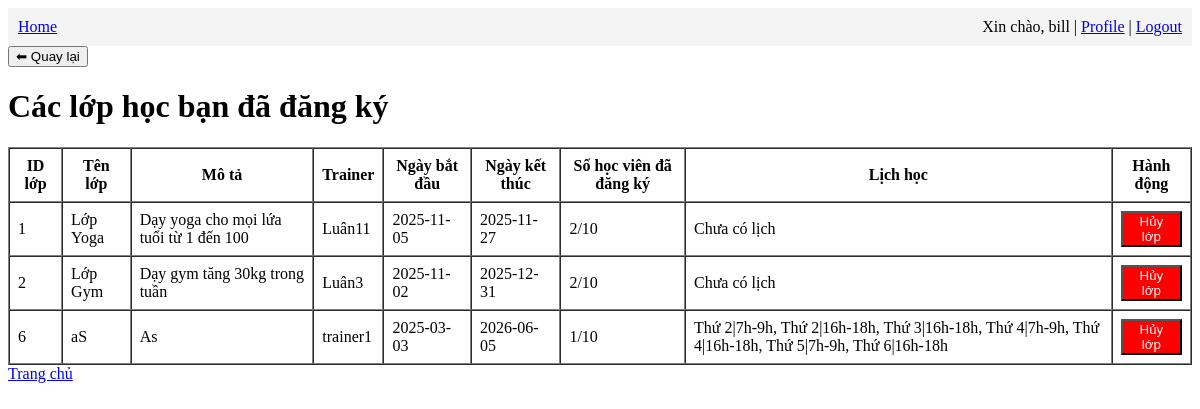
The page /user/user_class (signed in) on the database its author committed.
### app/models.py (models this page shows, shortened)
class User(UserMixin, db.Model):
    id: so.Mapped[int] = so.mapped_column(primary_key=True)
    username: so.Mapped[str] = so.mapped_column(sa.String(64), index=True,unique=True)
    email: so.Mapped[str] = so.mapped_column(sa.String(120), index=True,unique=True)
    password_hash: so.Mapped[Optional[str]] = so.mapped_column(sa.String(256))
    role = db.Column(db.String(20), default=Role.MEMBER)
    qr_secret = db.Column(db.String(64))

class Class(db.Model):
    id = db.Column(db.Integer, primary_key=True)
    name = db.Column(db.String(128), nullable=False)
    description = db.Column(db.Text)
    trainer_name = db.Column(db.String(128))
    start_date = db.Column(db.Date)
    end_date = db.Column(db.Date)
    schedule = db.Column(db.Text)

### app/user/routes.py (the view)
@bp.route('/user_class')
@login_required
def user_class():
    registered = (
        db.session.query(Class)
        .join(UserClass)
        .filter(UserClass.user_id == current_user.id)
        .all()
    )
    class_data = []
    for c in registered:
        count = UserClass.query.filter_by(class_id=c.id).count()
        class_data.append({
            "class": c,
            "count": count
        })
    return render_template('user/user_class.html', classes=class_data)

### app/models.py (called while the page is built)
@login.user_loader
def load_user(id):
    return db.session.get(User, int(id))

### app/user/templates/user/user_class.html (shortened to what this page needs)
{% extends "base.html" %}
{% block content %}
<h1>Các lớp học bạn đã đăng ký</h1>
{% if classes %}
<table border="1" cellpadding="8" cellspacing="0">
    <tr>
        <th>ID lớp</th>
        <th>Tên lớp</th>
        <th>Mô tả</th>
        <th>Trainer</th>
        <th>Ngày bắt đầu</th>
        <th>Ngày kết thúc</th>
        <th>Số học viên đã đăng ký</th>
        <th>Lịch học</th>
        <th>Hành động</th>
    </tr>
    {% for item in classes %}
    <tr>
        <td>{{ item.class.id }}</td>
        <td>{{ item.class.name }}</td>
        <td>{{ item.class.description }}</td>
        <td>{{ item.class.trainer_name }}</td>
        <td>{{ item.class.start_date }}</td>
        <td>{{ item.class.end_date }}</td>
        <td>{{ item.count }}/10</td>
        <td>
            {% if item.class.schedule %}
                {{ item.class.schedule.replace(",", ", ") }}
            {% else %}
                Chưa có lịch
            {% endif %}
        </td>
        <td>
            <form method="POST" action="{{ url_for('user.cancel_class', class_id=item.class.id) }}">
                <button style="background:red; color:white;">Hủy lớp</button>
            </form>
        </td>
    </tr>
    {% endfor %}
</table>
{% else %}
    <p>Bạn chưa đăng ký lớp nào.</p>
{% endif %}
<a href="{{ url_for('user.dashboard') }}">Trang chủ</a>
{% endblock %}

### app/templates/base.html (shortened to what this page needs)
<!DOCTYPE html>
<html lang="en">
<head>
  <link rel="stylesheet" href="{{ url_for('static', filename='css/styles.css') }}">
</head>
<body>
  <nav style="background-color: #f4f4f4; padding: 10px;">
    <a href="{{ url_for('main.home') }}">Home</a>
    {% if current_user.is_authenticated %}
    <div style="float: right;">
        <span>Xin chào, {{ current_user.username }} | </span>
        <a href="{{ url_for('main.profile') }}">Profile</a> |
        <a href="{{ url_for('auth.logout') }}">Logout</a>
    </div>
    {% endif %}
  </nav>
  <div class="container">
    <button onclick="window.history.back()" class="btn-back">⬅ Quay lại</button>
    {% block content %}{% endblock %}
  </div>
</body>
</html>

### rows shown on the page
User: username "bill"
Class: class.id "1", class.name "Lớp Yoga", class.description "Dạy yoga cho mọi lứa tuổi từ 1 đến 100", class.trainer_name "Luân11", class.start_date "2025-11-05", class.end_date "2025-11-27"
Class: class.id "2", class.name "Lớp Gym", class.description "Dạy gym tăng 30kg trong tuần", class.trainer_name "Luân3", class.start_date "2025-11-02", class.end_date "2025-12-31"
Class: class.id "6", class.name "aS", class.description "As", class.trainer_name "trainer1", class.start_date "2025-03-03", class.end_date "2026-06-05", class.schedule.replace "Thứ 2|7h-9h, Thứ 2|16h-18h, Thứ 3|16h-18h, Thứ 4|7h-9h, Thứ 4|16h-18h, Thứ 5|7h-9h, Thứ 6|16h-18h"

### other values the page prints
{{ item.count }} "2" "2" "1"
